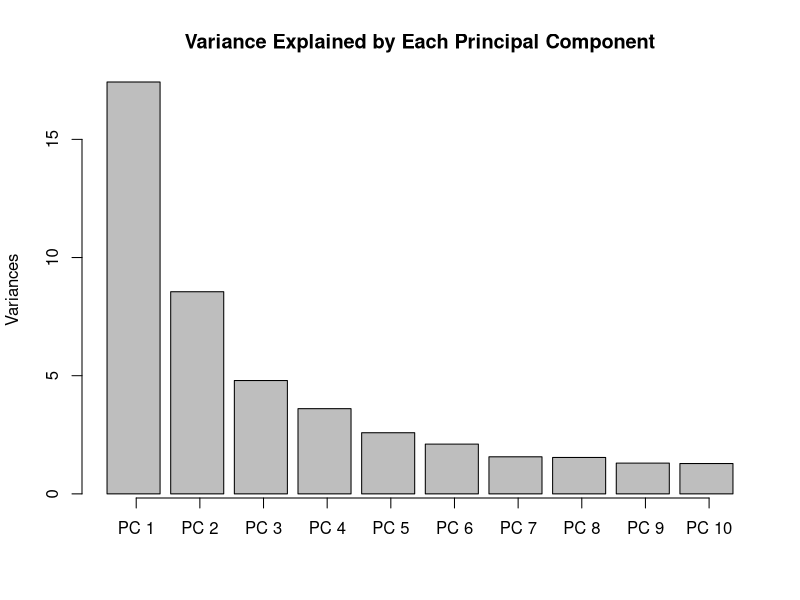
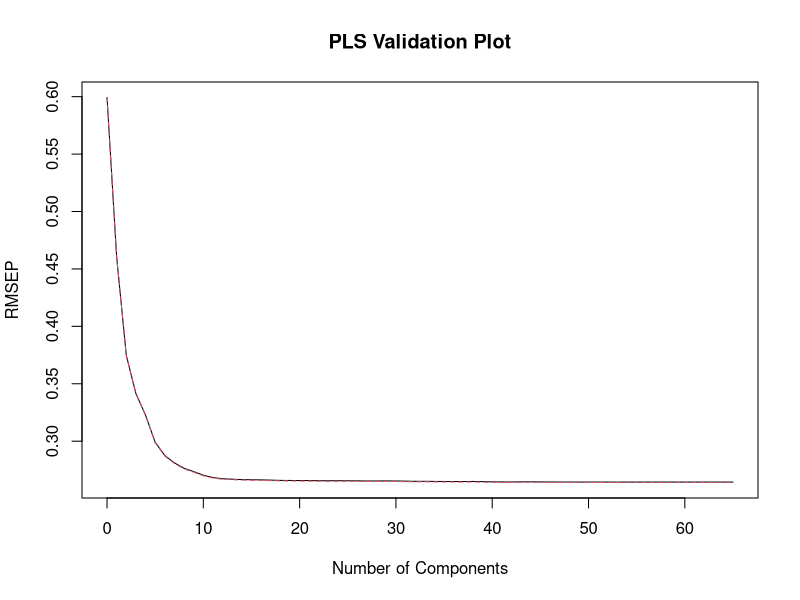

R code for these plots, in order: (Note: this script raises an error after producing the figures.)
# load libraries
library(pls)
library(tidyverse)

# load dataset
data <- read_csv('final-data.csv')

# split covariates, outcome
covariates <- data |> 
  select(-fips, - state, -county, -avg_days_mentally_unhealthy)
outcome <- data |> 
  select(avg_days_mentally_unhealthy)

# identify principal components
components <- prcomp(covariates, scale = TRUE)

# component variance plot
plot(components, main = 'Variance Explained by Each Principal Component')
axis(1, at = seq(0.75, 12.5, by = 1.2), labels = paste('PC', 1:10))

# model cross-validation
pls <- plsr(avg_days_mentally_unhealthy ~., data = data |> select(-fips, -state, -county), scale = TRUE, validation = 'CV')

# validation plot
validationplot(pls, val.type = 'RMSEP',
               main = "PLS Validation Plot",
               xlab = "Number of Components")

# elbow criterion for number of components: threshold 0.001
rmsep <- RMSEP(pls)
# rmsep
nComp <- 11

# fit final model
final_model <- plsr(avg_days_mentally_unhealthy ~., data = data |> select(-fips, -state, -county), ncomp = nComp, scale = TRUE, validation = 'CV')

# get loadings for components
final_loadings <- loadings(final_model)

# variable importance in projection
vip_scores <- as.matrix(varImp(final_model))

sorted_vip_scores <- as.data.frame(vip_scores[order(vip_scores, decreasing = TRUE),])
colnames(sorted_vip_scores) <- "VIP Scores"

sorted_vip_scores

# get model coefficients
final_coefficients <- final_model$coefficients[,1,]

# breakdown of each component
component_decomposition <- list()

for (component in 1:11) {
  component_decomposition[[component]] <- final_coefficients[order(abs(final_coefficients[,component]), decreasing = T),component][1:10]
}

component_decomposition
